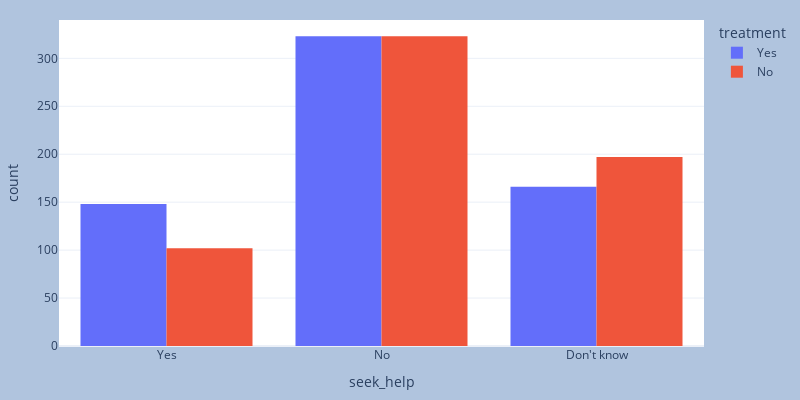

Notebook cell for this chart:
### Code cell
fig = px.histogram(data, x = 'seek_help',color='treatment',barmode='group', width=800, height=400)
fig.update_layout(
    margin=dict(l=20, r=20, t=20, b=20),
    paper_bgcolor="LightSteelBlue",
)

fig.show()

### Figure 1 — Plotly figure (JSON) as saved in the notebook; plotly's stock layout.template omitted (floating-point values rounded to 4 significant figures; data arrays with more than 128 entries replaced by an {"elided": "..."} marker saying what was removed)
{"data": [{"alignmentgroup": "True", "bingroup": "x", "hovertemplate": "treatment=Yes<br>seek_help=%{x}<br>count=%{y}<extra></extra>", "legendgroup": "Yes", "marker": {"color": "#636efa", "pattern": {"shape": ""}}, "name": "Yes", "offsetgroup": "Yes", "orientation": "v", "showlegend": true, "type": "histogram", "x": {"elided": "637 str values"}, "xaxis": "x", "yaxis": "y"}, {"alignmentgroup": "True", "bingroup": "x", "hovertemplate": "treatment=No<br>seek_help=%{x}<br>count=%{y}<extra></extra>", "legendgroup": "No", "marker": {"color": "#EF553B", "pattern": {"shape": ""}}, "name": "No", "offsetgroup": "No", "orientation": "v", "showlegend": true, "type": "histogram", "x": {"elided": "622 str values"}, "xaxis": "x", "yaxis": "y"}], "layout": {"barmode": "group", "height": 400, "legend": {"title": {"text": "treatment"}, "tracegroupgap": 0}, "margin": {"b": 20, "l": 20, "r": 20, "t": 20}, "paper_bgcolor": "LightSteelBlue", "width": 800, "xaxis": {"anchor": "y", "domain": [0, 1], "title": {"text": "seek_help"}}, "yaxis": {"anchor": "x", "domain": [0, 1], "title": {"text": "count"}}}}
